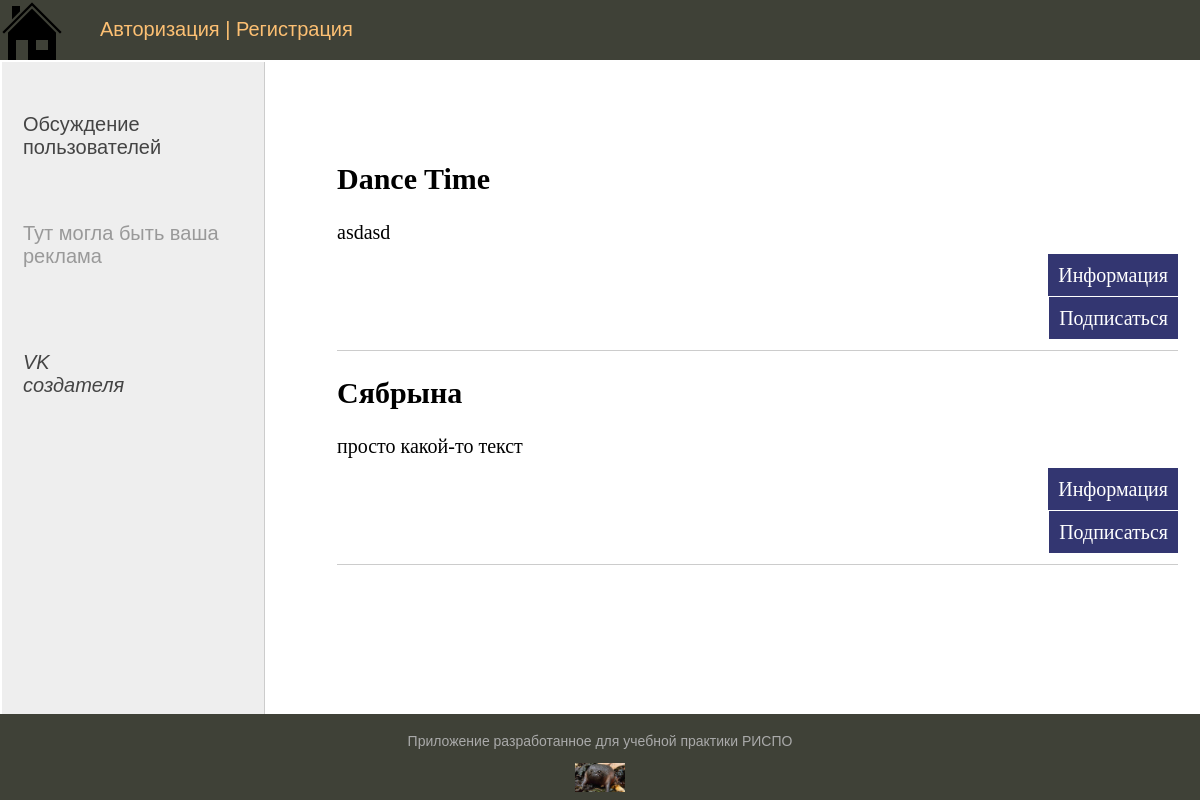
The app's page /groups/, older data.
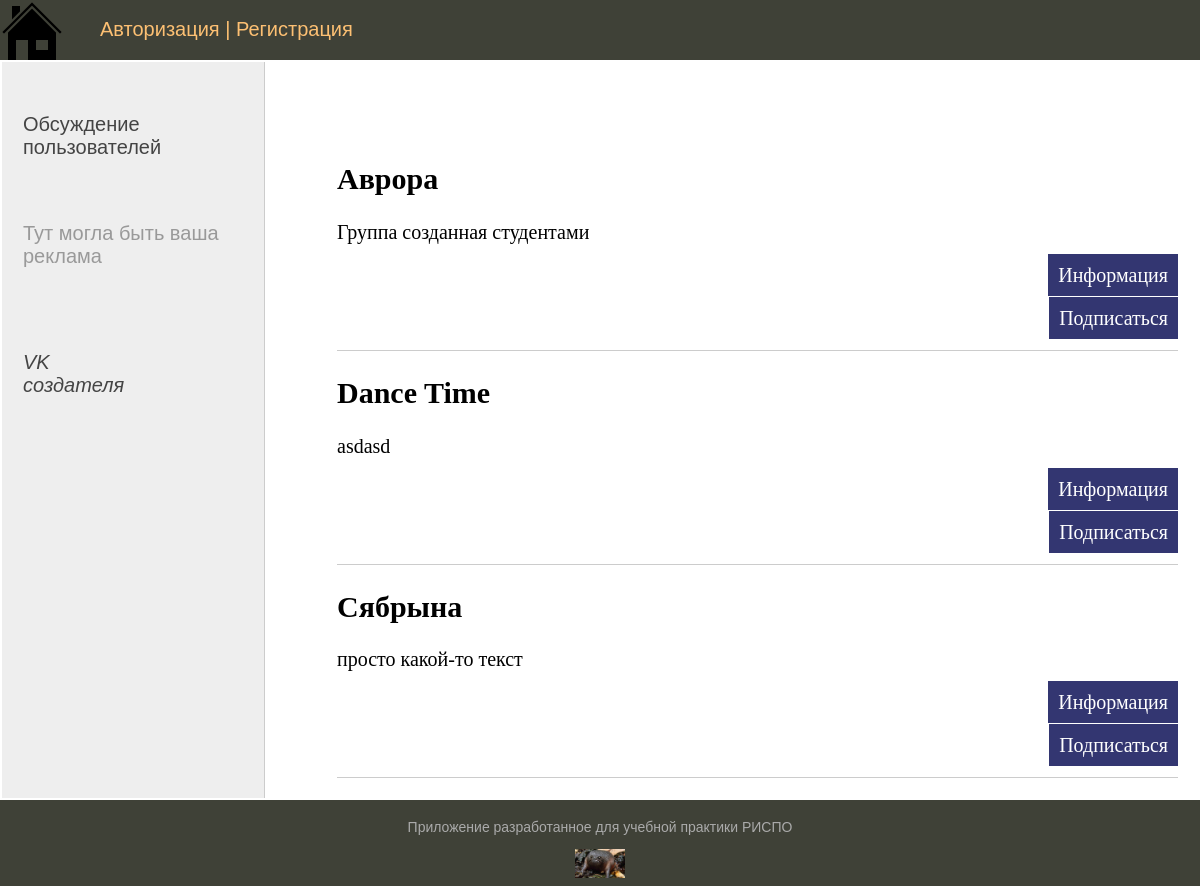
The same page, newer data.
### people_active/models.py (models this page shows, shortened)
class Groups(models.Model):
    name = models.CharField(max_length=30, db_index=True, verbose_name="Название группы")
    slug = models.SlugField(max_length=200, unique=True, db_index=True, verbose_name="URL")
    title = models.TextField(blank=True, verbose_name="Описания группы")
    def get_absolute_url(self):
        return reverse("show_group", kwargs={"group_slug": self.slug})
    class Meta:
        verbose_name_plural = "Группы"
        ordering = ["-id"]

### people_active/views.py (the view)
# urls.py: path("groups/", ShowGroup.as_view(), name="groups"),
class ShowGroup(DataMixin, ListView):
    model = Groups
    template_name = "Group.html"
    context_object_name = "group"
    def get_queryset(self):
        return Activity.objects.filter(is_published=True)
    def get_context_data(self, *, object_list=None, **kwargs):
        context = super().get_context_data(**kwargs)
        data_mixin_def = self.get_user_context(title="Все группы")
        return context | data_mixin_def

### people_active/utils.py (called while the page is built)
    def get_user_context(self, **kwargs):
        context = kwargs
        groups = Groups.objects.all()
        user_menu = menu.copy()
        if not self.request.user.is_authenticated:
            user_menu.pop(2)
        context["menu"] = user_menu
        context["group"] = groups
        return context

### people_active/templates/Group.html (shortened to what this page needs)
{% extends 'base.html' %}
{% block content %}
<ul class="list-articles">
    {% for g in group %}
    <li>
        <h2>{{ g.name }}</h2>
        <p> {{ g.title|linebreaks|truncatewords:15}} </p>
        <p class="link-read-post"><a href="{{ g.get_absolute_url }}">Информация</a></p>
        <p class="link-read-post"><a href="/subscribe">Подписаться</a></p>
    </li>
    {% endfor %}
</ul>
{% endblock content %}

Row changes from the older to the newer data that the page shows:
added Groups: name "Аврора", title "Группа созданная студентами"
